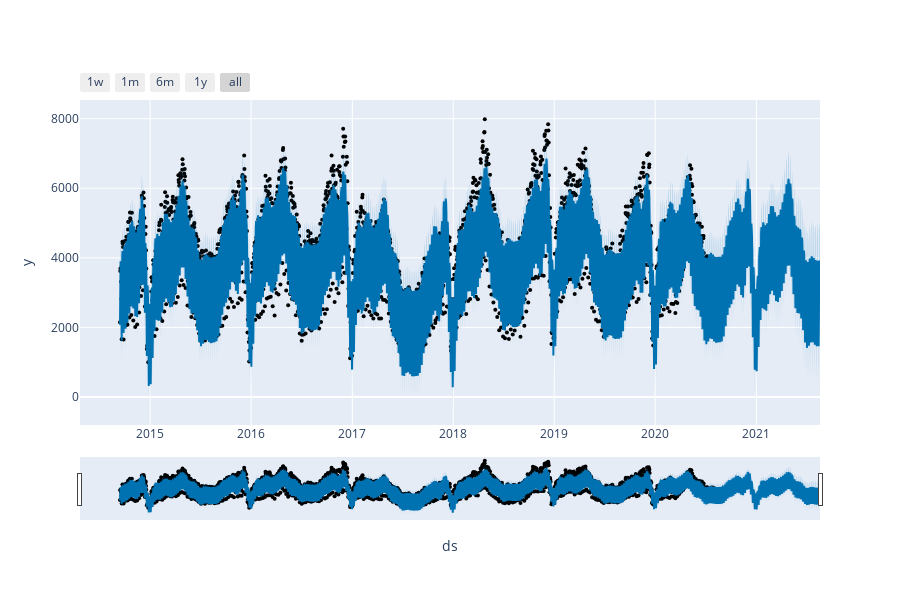

Notebook source saved alongside this figure:
### Markdown cell above
### Forcast For Next 1 Year

### Code cell
plot_plotly(m, forcast)

### Figure 1 — Plotly figure (JSON) as saved in the notebook; plotly's stock layout.template omitted (floating-point values rounded to 4 significant figures; data arrays with more than 128 entries replaced by an {"elided": "..."} marker saying what was removed)
{"data": [{"marker": {"color": "black", "size": 4}, "mode": "markers", "name": "Actual", "type": "scatter", "x": {"elided": "2167 str values"}, "y": {"elided": "2167 int values"}}, {"hoverinfo": "skip", "line": {"width": 0}, "mode": "lines", "type": "scatter", "x": {"elided": "2532 str values"}, "y": {"elided": "2532 float values"}}, {"fill": "tonexty", "fillcolor": "rgba(0, 114, 178, 0.2)", "line": {"color": "#0072B2", "width": 2}, "mode": "lines", "name": "Predicted", "type": "scatter", "x": {"elided": "2532 str values"}, "y": {"elided": "2532 float values"}}, {"fill": "tonexty", "fillcolor": "rgba(0, 114, 178, 0.2)", "hoverinfo": "skip", "line": {"width": 0}, "mode": "lines", "type": "scatter", "x": {"elided": "2532 str values"}, "y": {"elided": "2532 float values"}}], "layout": {"height": 600, "showlegend": false, "width": 900, "xaxis": {"rangeselector": {"buttons": [{"count": 7, "label": "1w", "step": "day", "stepmode": "backward"}, {"count": 1, "label": "1m", "step": "month", "stepmode": "backward"}, {"count": 6, "label": "6m", "step": "month", "stepmode": "backward"}, {"count": 1, "label": "1y", "step": "year", "stepmode": "backward"}, {"step": "all"}]}, "rangeslider": {"visible": true}, "title": {"text": "ds"}, "type": "date"}, "yaxis": {"title": {"text": "y"}}}}
